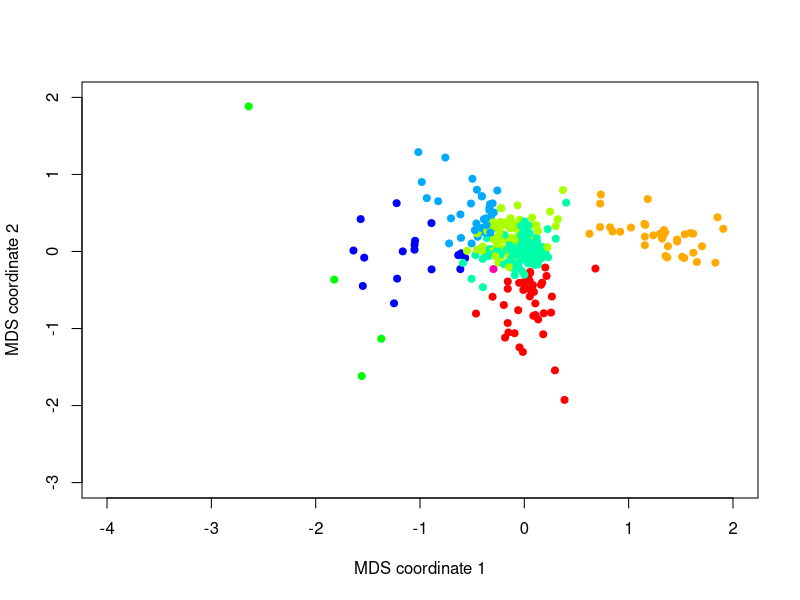

Source code (R): (Note: this script raises an error after producing the figure.)
#######
## Clustering and MDS
######

library(cluster)

true_cluster <- read.table("empirical_data/out_clus_sil.txt")
true_boot <- read.table("empirical_data/out_boot1.txt")
true_points <- read.table("empirical_data/points_mds.txt")

true_cluster_150 <- true_cluster[true_cluster[, 1] <= 150, ]
true_boot_150 <- true_boot[true_boot[, 1] <= 150, ]

sim_cluster <- read.table("upm_simulations/sim_clus_sil.txt")
sim_boot <- read.table("upm_simulations/out_boot1.sil.txt")
sim_points <- read.table("upm_simulations/points_points_sim_mds.txt")

sim_cluster_150 <- sim_cluster[sim_cluster[, 1] <= 150, ]
sim_boot_150 <- sim_boot[sim_boot[, 1] <= 150, ]
boot_ranges <- matrix(NA, nrow(true_cluster), 3)
for(i in 1:nrow(true_cluster)){
      boot_ranges[i, ] <- c(i + 1, range(true_boot[true_boot[, 1]==(i + 1), 2]))
}
signiff_clusters <- sapply(1:nrow(true_cluster), function(x) (true_cluster[x, 2] > boot_ranges[x, 3]))

cluster_id <- clara(true_points, k = 9)

#Start with mds plot

#plot3d(true_points, type = 's', size = 0.7, ylab = '', xlab = '', zlab = '', col = rainbow(9)[cluster_id$clustering])

#pdf('Fig2_2d.pdf', useDingbats = F)
plot(true_points[, 1], true_points[, 2], pch = 20, xlab = 'MDS coordinate 1', ylab = 'MDS coordinate 2', cex = 1.4, ylim = c(-3, 2), xlim = c(-4, 2), col = rainbow(9)[cluster_id$clustering])
#dev.off()

stop('only printing up to the mds plot')

# Get silhouette plots


pdf('Fig3.pdf')
par(mfrow = c(2, 1))
par(mar = c(4, 4, 4, 4))
plot(true_boot_150[, 1], true_boot_150[, 2], pch = 20, col = rgb(0, 0, 1, 0.5), ylab = '', xlab = '', ylim = c(-0.7, -0.1))
lines(true_cluster_150[, 1], true_cluster_150[, 2], col = 'red', lwd = 1.5)
legend(x = 100, y = -0.18, legend = c(expression(paste(italic(W[k]), " of trees")), expression(paste(italic(W[k])," of bootstrap replicates"))), fill = c('red', rgb(0, 0, 1, 0.5)), cex = 0.7, bty = 'n')

plot(sim_boot_150[, 1], sim_boot_150[, 2], pch = 20, col = rgb(0, 0, 1, 0.5), xlab = 'Number of pacemakers',  ylab = expression(paste('Silhouette width ', italic(W[k]))), ylim = c(-0.7, -0.1))
lines(sim_cluster_150[, 1], sim_cluster_150[, 2], col = 'red', lwd = 1.5)
dev.off()